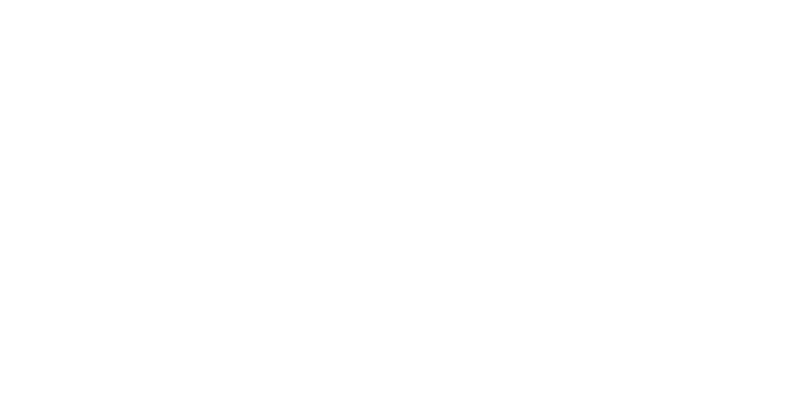
Frame 1 (no input)
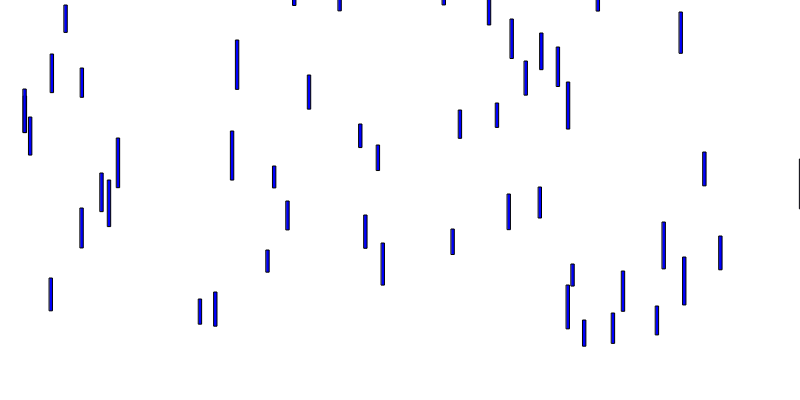
Frame 60 (no input)
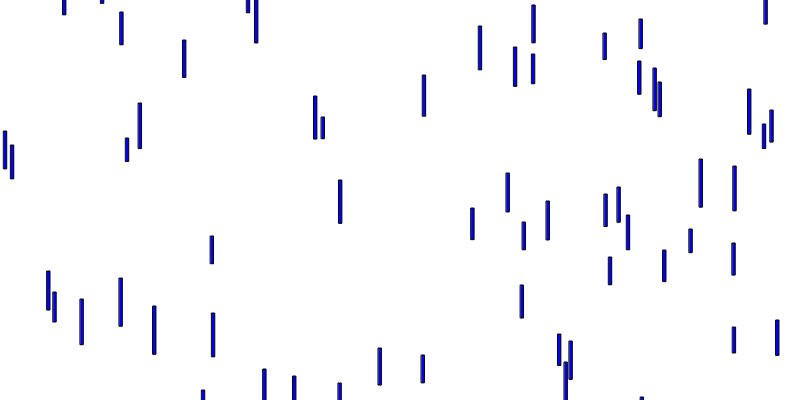
Frame 120 (the mouse pressed at the canvas centre since frame 60)

The p5.js sketch that drew these frames (run headless with seeded random() and noise() and a simulated clock; from frame 60 on, the mouse is pressed at the canvas centre):

// p5.js sketch
// ── sketch.js
var raindrops = [];
function setup() {
  createCanvas(800,400);
}

function draw() {
  background(255,255,255);  
  if(frameCount % 1 === 0){
    var raindrop = new Raindrop(random(0, windowWidth), -100, 3, random(20, 50));
    raindrops.push(raindrop);
  }
  for(var i = 0; i < raindrops.length; i++){
    raindrops[i].fall(7);
    raindrops[i].display();
  }
}

// ── raindrop.js
class Raindrop {

    constructor(x,y,width,height){
   
        this.height = height;
        this.width = width;
	    this.x = x;
	    this.y = y;
}

	display(){
	    push();
	    fill("blue");
	    rect(this.x, this.y, this.width, this.height);
	    pop()
	}

	fall(speed){
	    this.y = this.y + speed
	  }

	}
